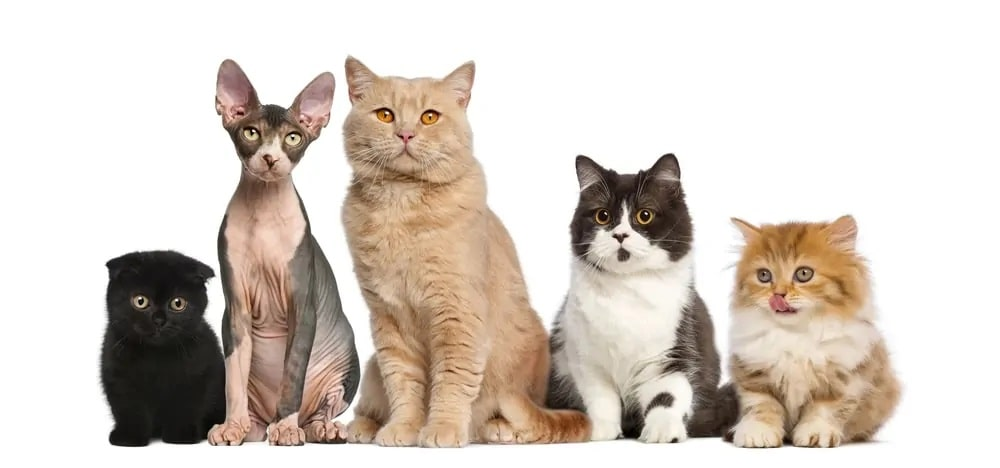
#> input picture input_images/input_2.jpg, 1000 x 468 px, found by its file name
$ python 2.py
#> lines starting #> are read from the running program, lines starting #| are printed output that depends on the picture; after the words box and inside, x2 and y2 are one past the last pixel; in counts of white or black regions, pixels touching at a corner belong together

import cv2

cats_image = cv2.imread ("input_images\input_2.jpg")
#> cats_image is the input picture: shape (468, 1000, 3); mean B, G, R 198.3, 206.8, 216.4
cats_gray = cv2.cvtColor (cats_image , cv2.COLOR_BGR2GRAY)
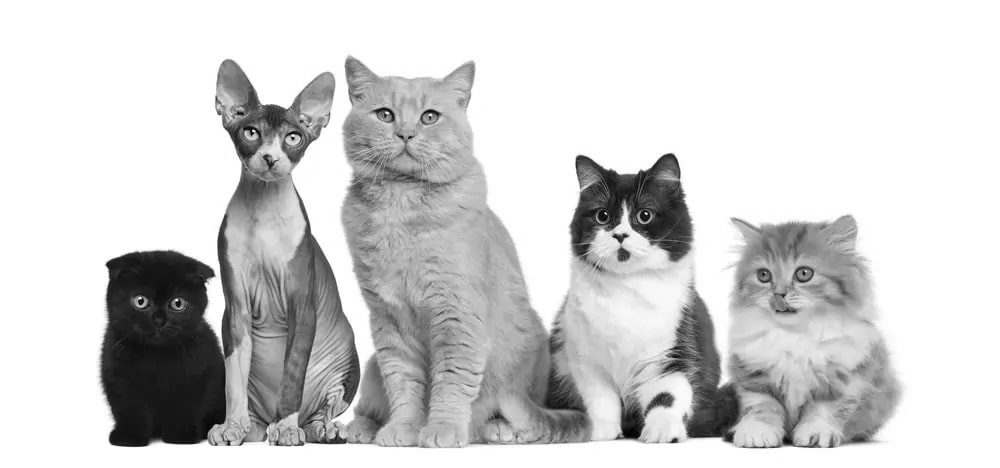
#> cats_gray: shape (468, 1000); min 0, max 255, mean 208.7

cat_detector = cv2.CascadeClassifier (cv2.data.haarcascades + "haarcascade_frontalcatface_extended.xml")
cats = cat_detector.detectMultiScale (cats_gray)
#> cats = [[578, 181, 89, 89], [737, 236, 93, 93], [122, 273, 74, 74], [356, 75, 101, 101], [226, 104, 89, 89]]
for cat in cats :
    x , y , w , h = cat
    cv2.rectangle (cats_image , (x , y) , (x + w , y + h) , (150 , 0 , 150) , 3)
#> this loop made 5 passes
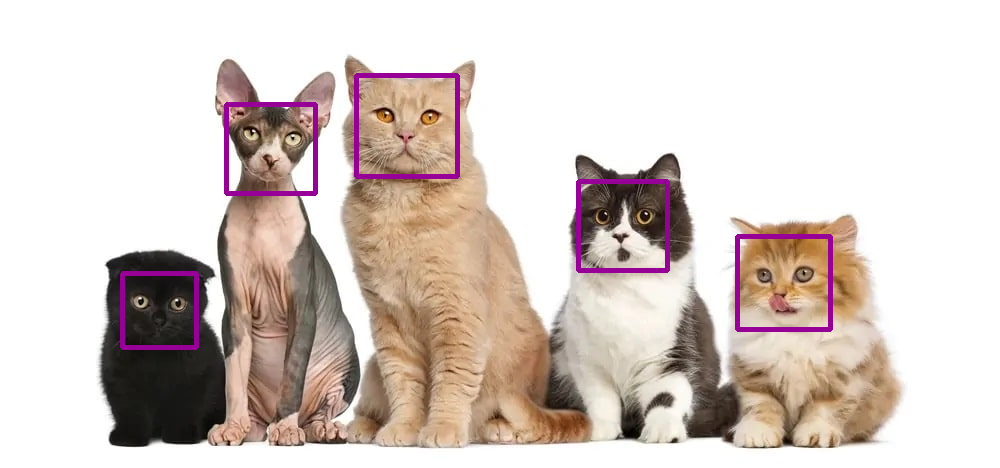
#> cats_image: shape (468, 1000, 3); 1.89% of pixels changed, all inside (x1, y1, x2, y2) = (120, 73, 833, 350)

cv2.imshow ("Cat Detection" , cats_image)
cv2.waitKey ()
cv2.imwrite ("output_images\outout_2.jpg" , cats_image)

$ run again, with input_images/input_3.jpg copied over input_images/input_2.jpg
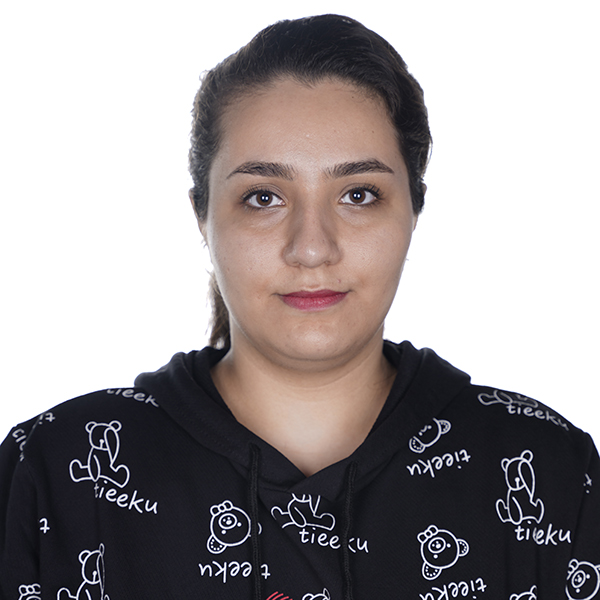
#> input picture input_images/input_3.jpg, 600 x 600 px, found by its file name
#> cats_image is the input picture: shape (600, 600, 3); mean B, G, R 153.1, 152.5, 158.2
#> `cats_gray = cv2.cvtColor (cats_image , cv2.COLOR_BGR2GRAY)`:
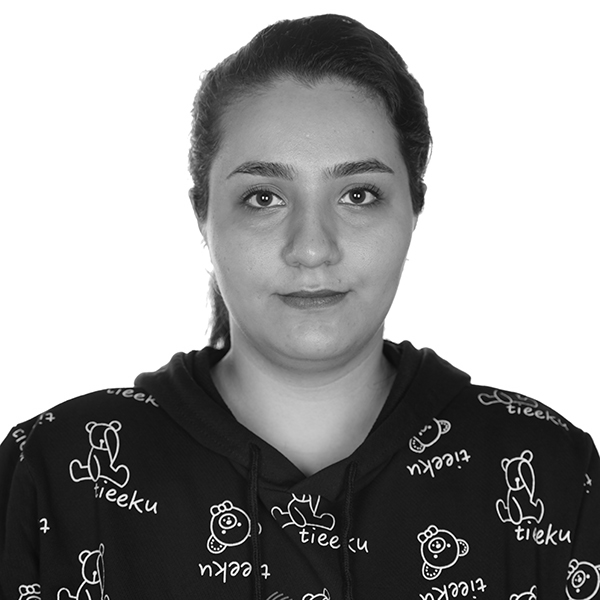
#> cats_gray: shape (600, 600); min 0, max 255, mean 154.2
#> cats = ()
